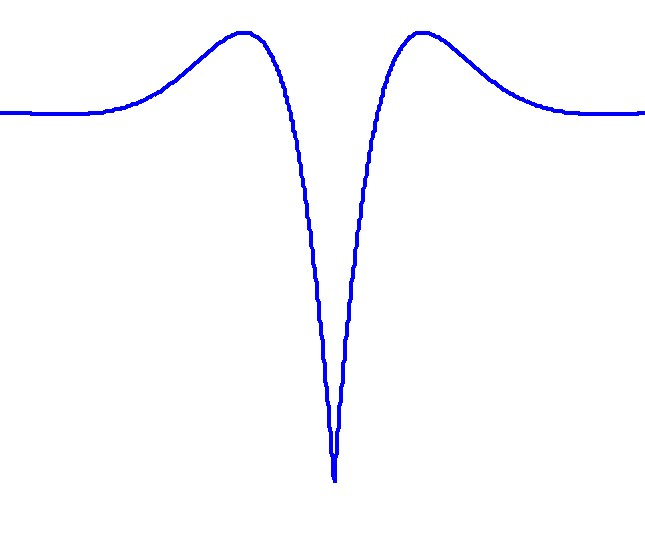
#> input picture pic4.jpg, 645 x 539 px
$ python Image_extraction.py
#> lines starting #> are read from the running program, lines starting #| are printed output that depends on the picture; after the words box and inside, x2 and y2 are one past the last pixel; in counts of white or black regions, pixels touching at a corner belong together
# 曲线提取 curve extraction
import matplotlib.image as mp_img
import matplotlib.pyplot as plt
import numpy as np


def extraction(pic_, n_dot=20):
    """
    将图片矩阵中的曲线提取出来
    :param pic_:图片矩阵
    :param n_dot: 想要提取的点数数量（默认从曲线上提取20个点）
                  一般提取出的点数量会小于n_dot，因为在程序中会筛选掉一部分不合要求的点
    :return: 曲线的横纵坐标
    """
    count = 0
    x_list = []
    y_list = []
    pic__ = gray_scale(pic_)
    pic_new = np.swapaxes(pic__, 1, 0)
    shape_i = pic_new.shape[0]
    shape_j = pic_new.shape[1]
    gap = shape_i // n_dot
    print(shape_i, n_dot, gap)
    for i in range(shape_i):  # 扫x轴
    # for i in range(0, shape_i, gap):  # 扫x轴
        for j in range(shape_j):  # 扫y轴
            if int(pic_new[i][j][0]) == 0:
                count += 1
                x_list.append(i)
                y_list.append(j)
                break
    return x_list, y_list


def gray_scale(pic_):
    """
    将图片中的曲线灰度化
    :param pic_: 图片矩阵
    :return: 灰度化后的图片矩阵
    """
    pic__ = np.array(pic_)
    pic__.flags.writeable = True  # 将矩阵读写置为可读
    shape_i = pic__.shape[0]
    shape_j = pic__.shape[1]
    for i in range(shape_i):
        for j in range(shape_j):
            # if pic__[i][j][0] <= 60 and pic__[i][j][1] <= 120 and pic__[i][j][2] <= 160:
            if int(pic__[i][j][0]) + int(pic__[i][j][1]) + int(pic__[i][j][2]) <= 340:
                pic__[i][j] = np.array([0, 0, 0], dtype='uint8')
            else:
                pic__[i][j] = np.array([255, 255, 255], dtype='uint8')
    return pic__


if __name__ == '__main__':
    pic = mp_img.imread('pic4.jpg')
#> pic is the input picture: shape (539, 645, 3); mean R, G, B 250.6, 250.6, 254
    # pic = mp_img.imread('Figure_1.jpg')
    pic_n = gray_scale(pic)
#> after the loop in gray_scale, `for i in range(shape_i):`:
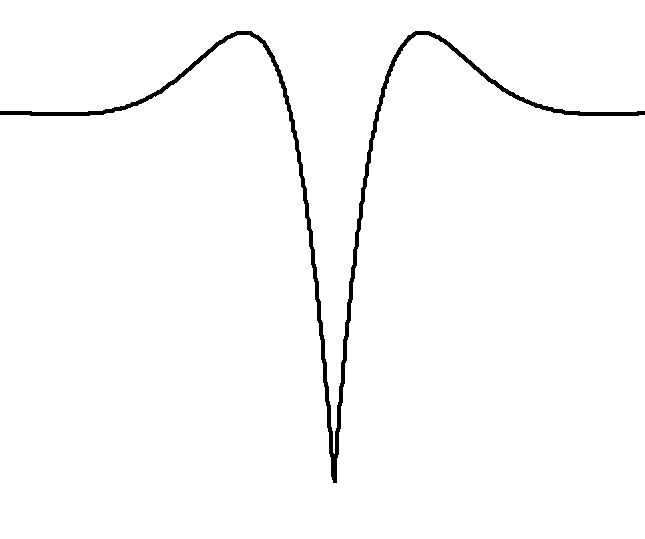
#> pic__: shape (539, 645, 3); 98.3% white; 1 black region, box (x1, y1, x2, y2) and area: (0, 31, 645, 483) 5939
    plt.imshow(pic_n)

    xList, yList = extraction(pic, 10)
#> in extraction, `pic_new = np.swapaxes(pic__, 1, 0)`:
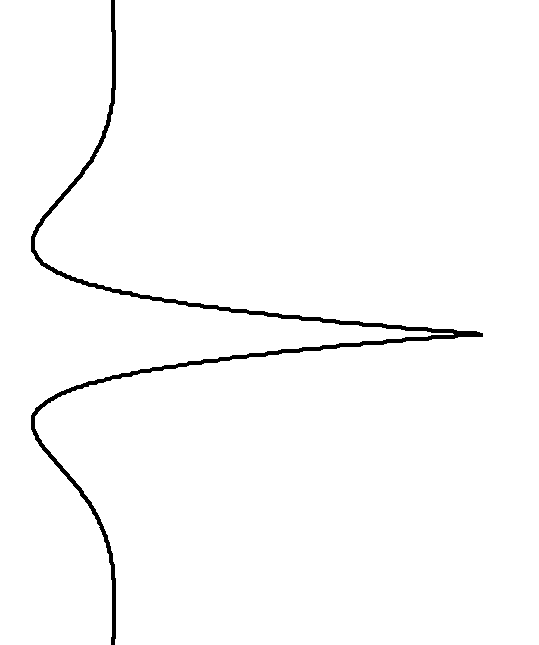
#> pic_new: shape (645, 539, 3); 98.3% white; 1 black region, box (x1, y1, x2, y2) and area: (31, 0, 483, 645) 5939
#| 645 10 64
#> xList = 645 values from 0 to 644; yList = 645 values, max 454 at index 334, min 31 at index 236, mean 105.6
    x_arr = np.array(xList)
#> x_arr = 645 values from 0 to 644
    y_arr = np.array(yList)
#> y_arr has the same summary as yList

    # plt.imshow(pic)
    plt.plot(x_arr, y_arr, 'r.')
    plt.show()
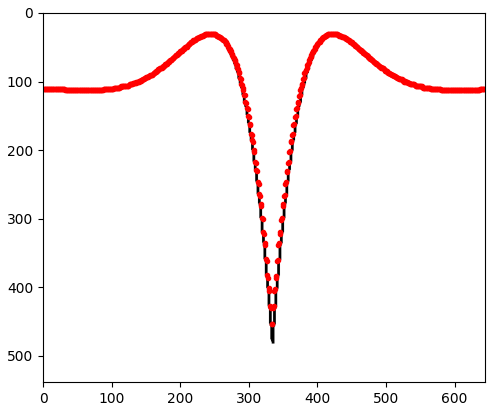
#> figure drawn by matplotlib, 1 panel

$ run again, with Figure_1.jpg copied over pic4.jpg
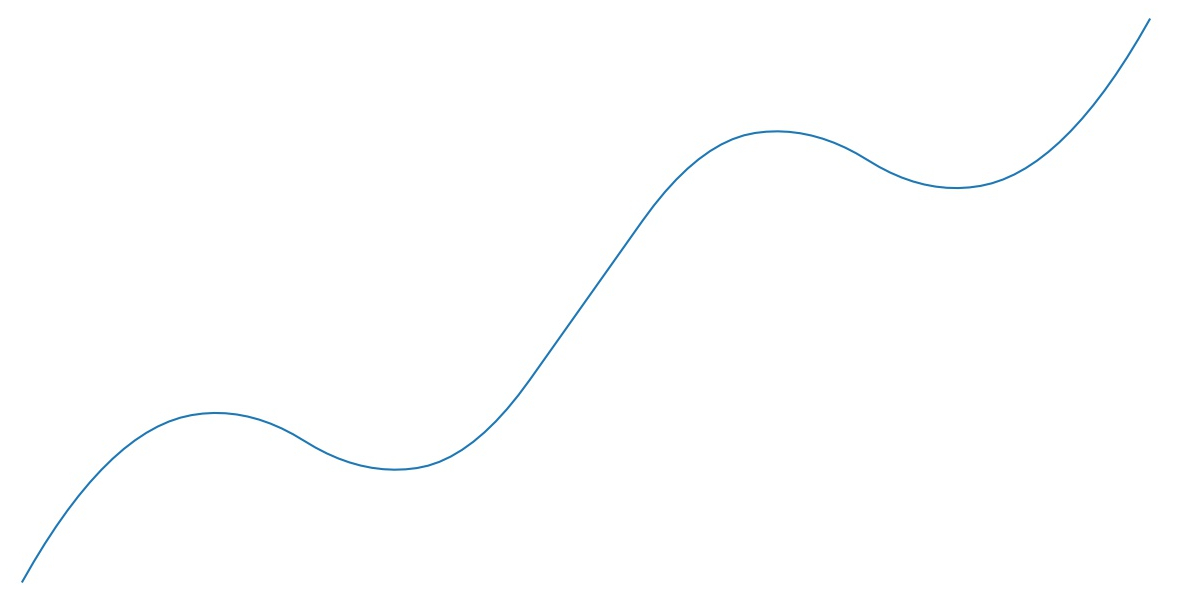
#> input picture Figure_1.jpg, 1191 x 597 px
#> pic is the input picture: shape (597, 1191, 3); mean R, G, B 254, 254.4, 254.6
#> after the loop in gray_scale, `for i in range(shape_i):`:
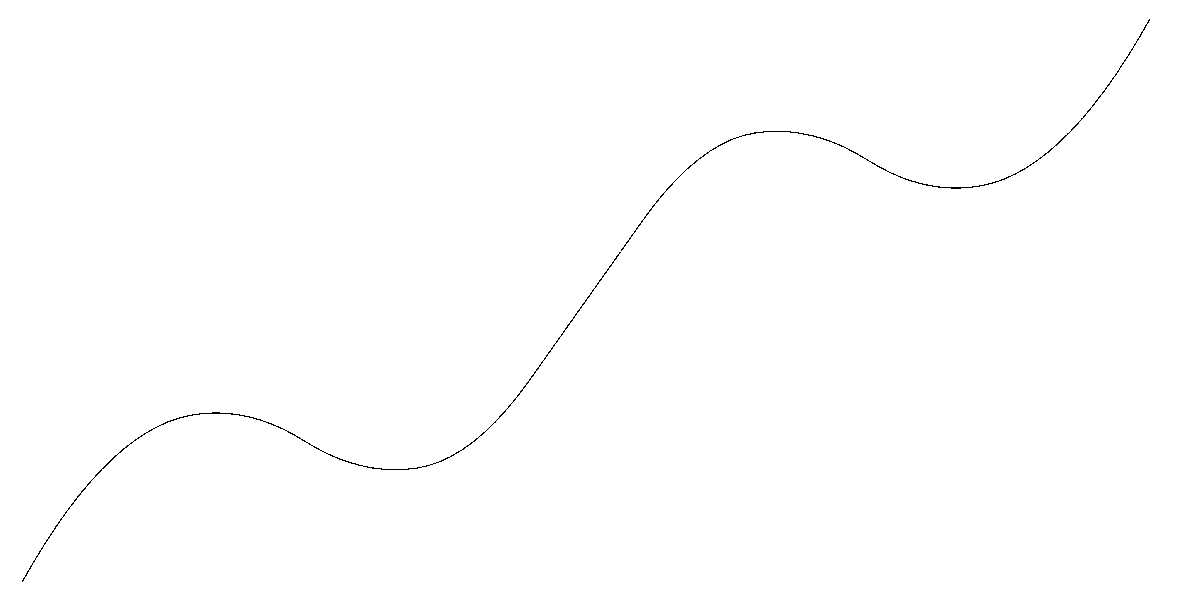
#> pic__: shape (597, 1191, 3); 99.8% white; black in thin lines or dots, all inside (x1, y1, x2, y2) = (22, 19, 1150, 582)
#> pic_new: shape (1191, 597, 3); 99.8% white; black in thin lines or dots, all inside (x1, y1, x2, y2) = (19, 22, 582, 1150)
#| 1191 10 119
#> xList = 1128 values from 22 to 1149; yList = 1128 values, max 580 at index 0, min 19 at index 1127, mean 299.8
#> x_arr = 1128 values from 22 to 1149
#> y_arr has the same summary as yList
#> `plt.show()`:
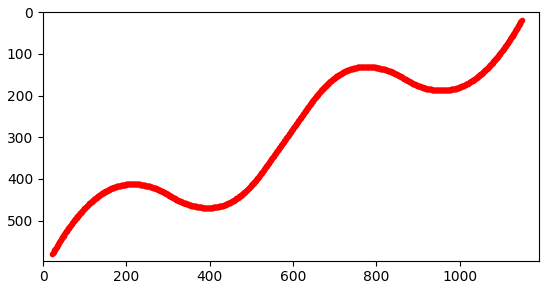
#> figure drawn by matplotlib, 1 panel

$ run again, with pic3.jpg copied over pic4.jpg
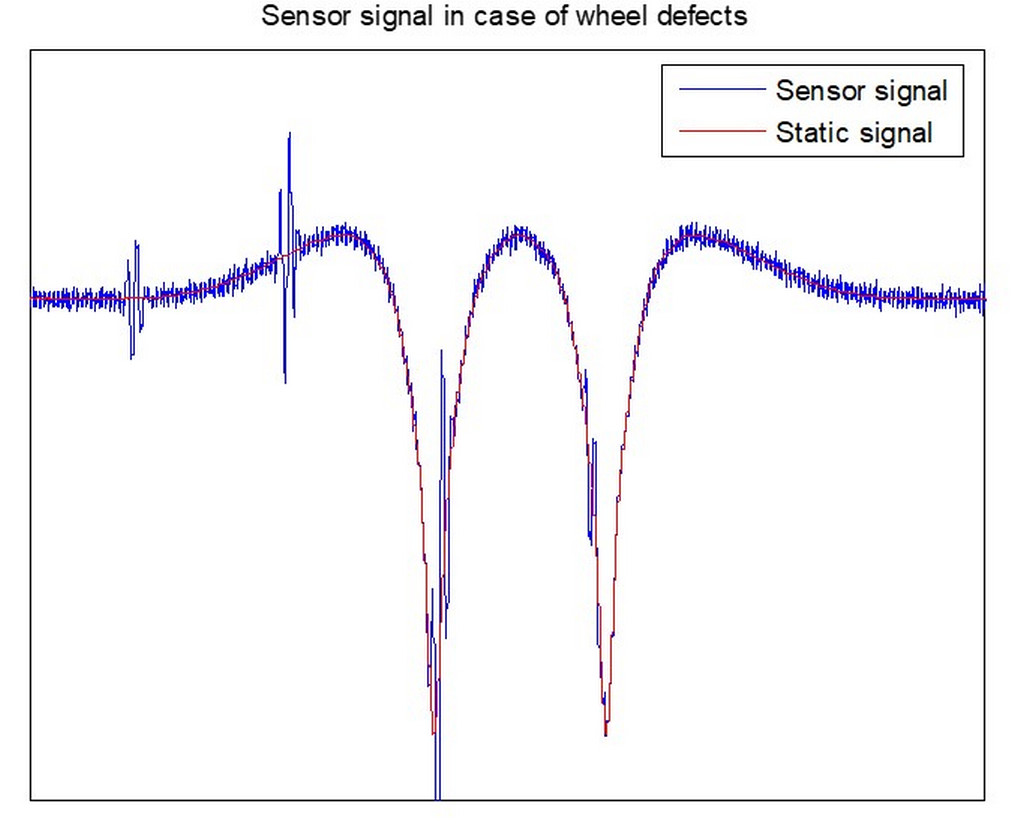
#> input picture pic3.jpg, 1012 x 828 px
#> pic is the input picture: shape (828, 1012, 3); mean R, G, B 246.2, 245.4, 247.9
#> in extraction, `pic_new = np.swapaxes(pic__, 1, 0)`:
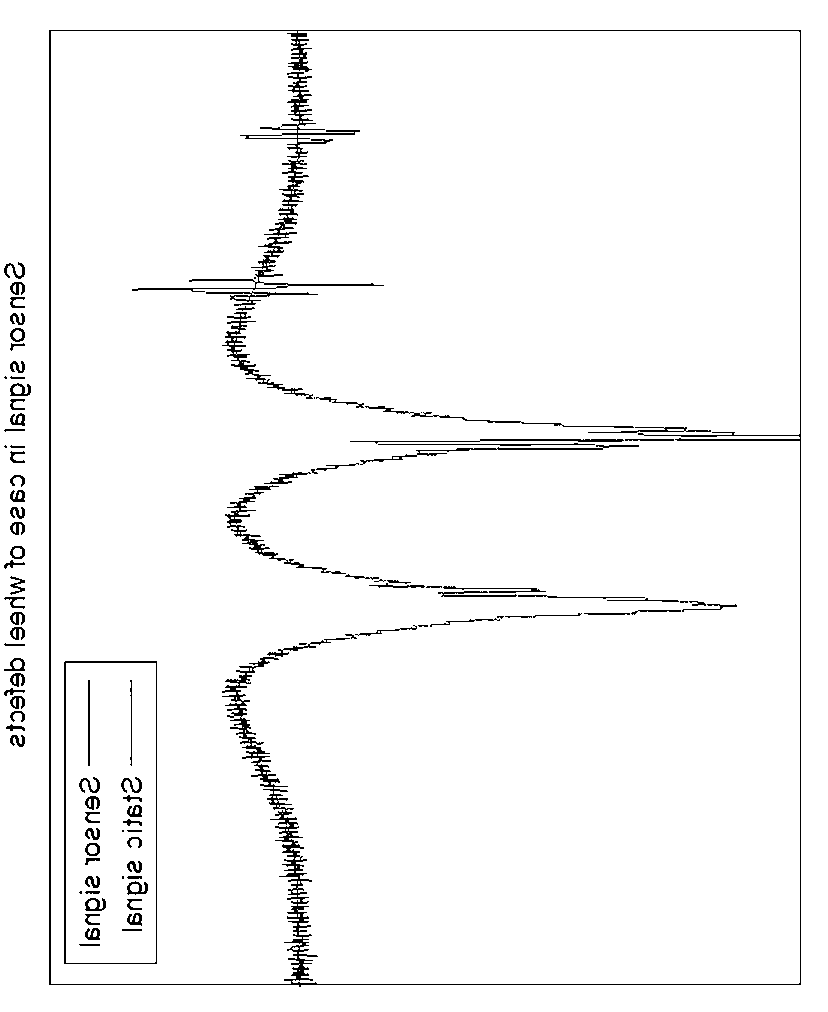
#> pic_new: shape (1012, 828, 3); 97% white; black in thin lines or dots
#| 1012 10 101
#> xList = 957 values from 30 to 986; yList = 957 values, max 299 at index 955, min 4 at index 238, mean 35.4
#> x_arr = 957 values from 30 to 986
#> y_arr has the same summary as yList
#> `plt.show()`:
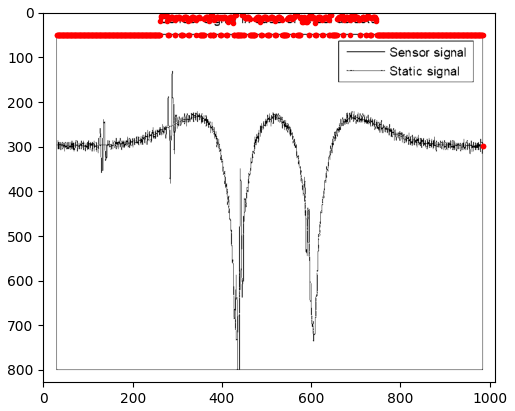
#> figure drawn by matplotlib, 1 panel
